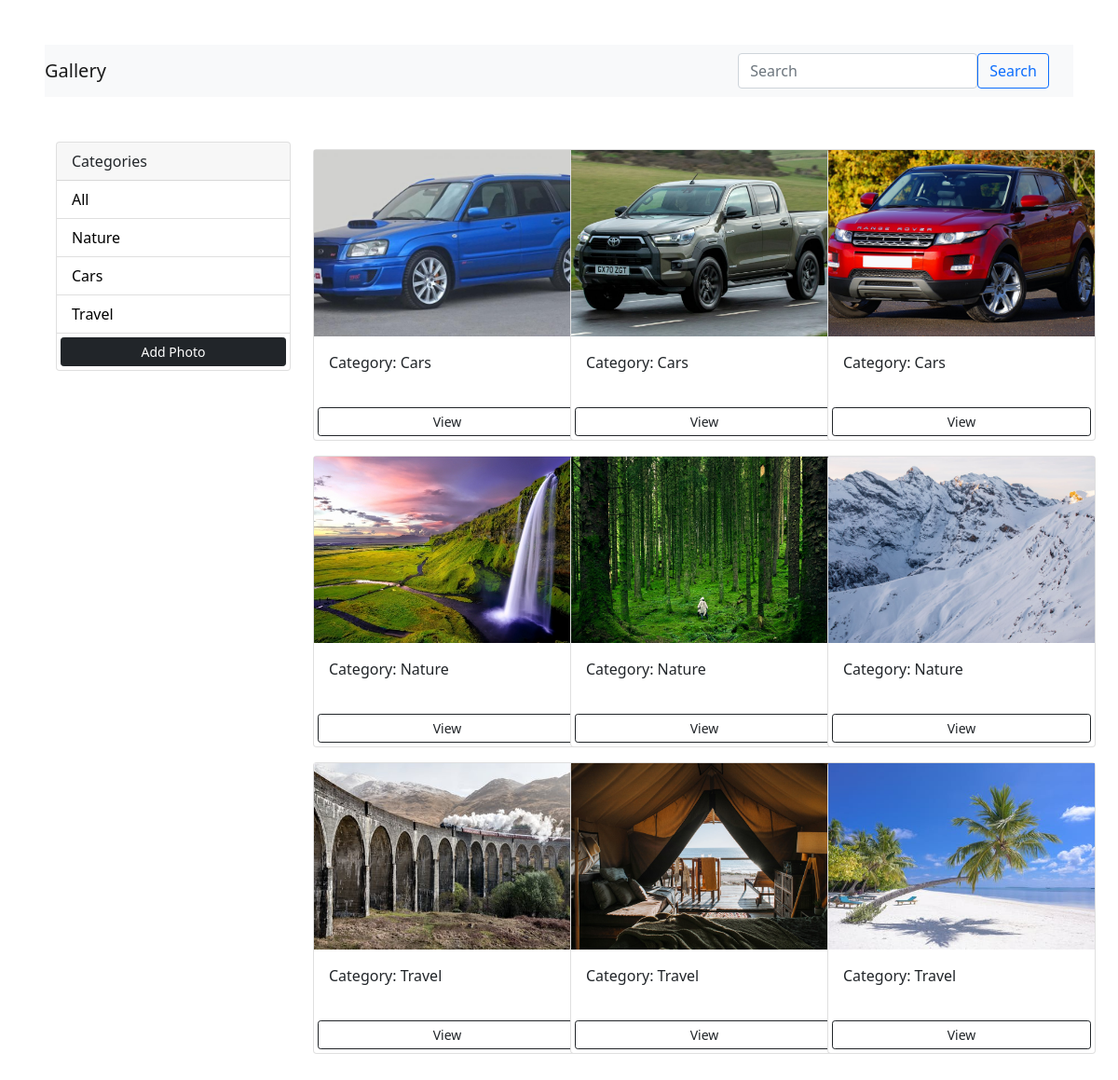
The page / on the database its author committed.
### photos/models.py (models this page shows, shortened)
class Category(models.Model):
    class Meta:
        verbose_name = 'Category'
        verbose_name_plural = 'Categories'
    user = models.ForeignKey(
        User, on_delete=models.SET_NULL, null=True, blank=True)
    name = models.CharField(max_length=100, null=False, blank=False)

class Photo(models.Model):
    class Meta:
        verbose_name = 'Photo'
        verbose_name_plural = 'Photos'
    category = models.ForeignKey(
        Category, on_delete=models.SET_NULL, null=True, blank=True)
    image = models.ImageField(null=False, blank=False)
    location = models.TextField(null=True, blank=True)
    description = models.TextField()

### photos/views.py (the view)
# urls.py: path('', views.gallery, name='gallery'),
def gallery(request):
    locations = Location.objects.all()
    category = request.GET.get('category')
    if category == None:
        photos = Photo.objects.all()
    else:
        photos = Photo.objects.filter(category__name=category)
    categories = Category.objects.all()
    photos = Photo.objects.all()
    context = {'categories': categories, 'photos': photos, 'locations':locations}
    return render(request, 'photos/gallery.html', context)

### photos/templates/photos/gallery.html (shortened to what this page needs)
<!DOCTYPE html>
<html lang="en">
<head>
    <link href="https://cdn.jsdelivr.net/npm/bootstrap@5.0.0-beta1/dist/css/bootstrap.min.css" rel="stylesheet">
</head>
<body class="m-5">
    <nav class="navbar navbar-expand-lg navbar-light bg-light">
        <a class="navbar-brand" href="#">Gallery</a>
        <div class="collapse navbar-collapse" id="navbarTogglerDemo03" style="margin-left: 60%;">
          <form class="form-inline my-2 my-lg-0">
            <input class="form-control mr-sm-2" type="search" placeholder="Search" aria-label="Search">
          </form>
          <button class="btn btn-outline-primary my-2 my-sm-0" type="submit">Search</button>
        </div>
      </nav>
      <br>
      <br>
    <div class="container">
        <div class="row">
            <div class="col-md-3">
                <div class="card">
                    <div class="card-header">
                        Categories
                    </div>
                    <ul class="list-group list-group-flush">
                        <li class="list-group-item">
                            <a href="{% url 'gallery' %}">All</a>
                        </li>
                        {% for category in categories %}
                        <li class="list-group-item">
                            <a href="{% url 'gallery' %}?category={{category.name}}">
                            {{category.name}}
                            </a>
                        </li>
                        {% endfor %}
                        <a href="{% url 'add' %}" class="btn btn-dark btn-block btn-sm m-1">Add Photo</a>
                    </ul>
                </div>
            </div>
            <div class="col-md-9">
                <div class="row">
                    {% for photo in photos %}
                    <div class="col-md-4">
                        <div class="card my-2" style="width: 18rem;">
                            <img class="image-thumbail" src="{{photo.image.url}}" alt="Card image cap">
                            <div class="card-body">
                                <p class="">Category: {{photo.category.name}}</p>
                            </div>
                            <a class="btn btn-outline-dark btn-sm m-1" href="{% url 'photo' photo.id %}">View</a>
                        </div>
                    </div>
                    {% empty %}
                    <h3>No photos...</h3>
                    {% endfor %}
                </div>
            </div>
        </div>
    </div>
</body>
</html>

### photos/templates/photos/gallery.html (style rules this page uses)
.image-thumbail { height: 200px; object-fit: cover; }
.list-group-item a { text-decoration: none; color: black; }

### rows shown on the page
Category: name "Nature"
Category: name "Cars"
Category: name "Travel"
Photo: image (picture), category.name "Cars"
Photo: image (picture), category.name "Cars"
Photo: image (picture), category.name "Cars"
Photo: image (picture), category.name "Nature"
Photo: image (picture), category.name "Nature"
Photo: image (picture), category.name "Nature"
Photo: image (picture), category.name "Travel"
Photo: image (picture), category.name "Travel"
Photo: image (picture), category.name "Travel"
